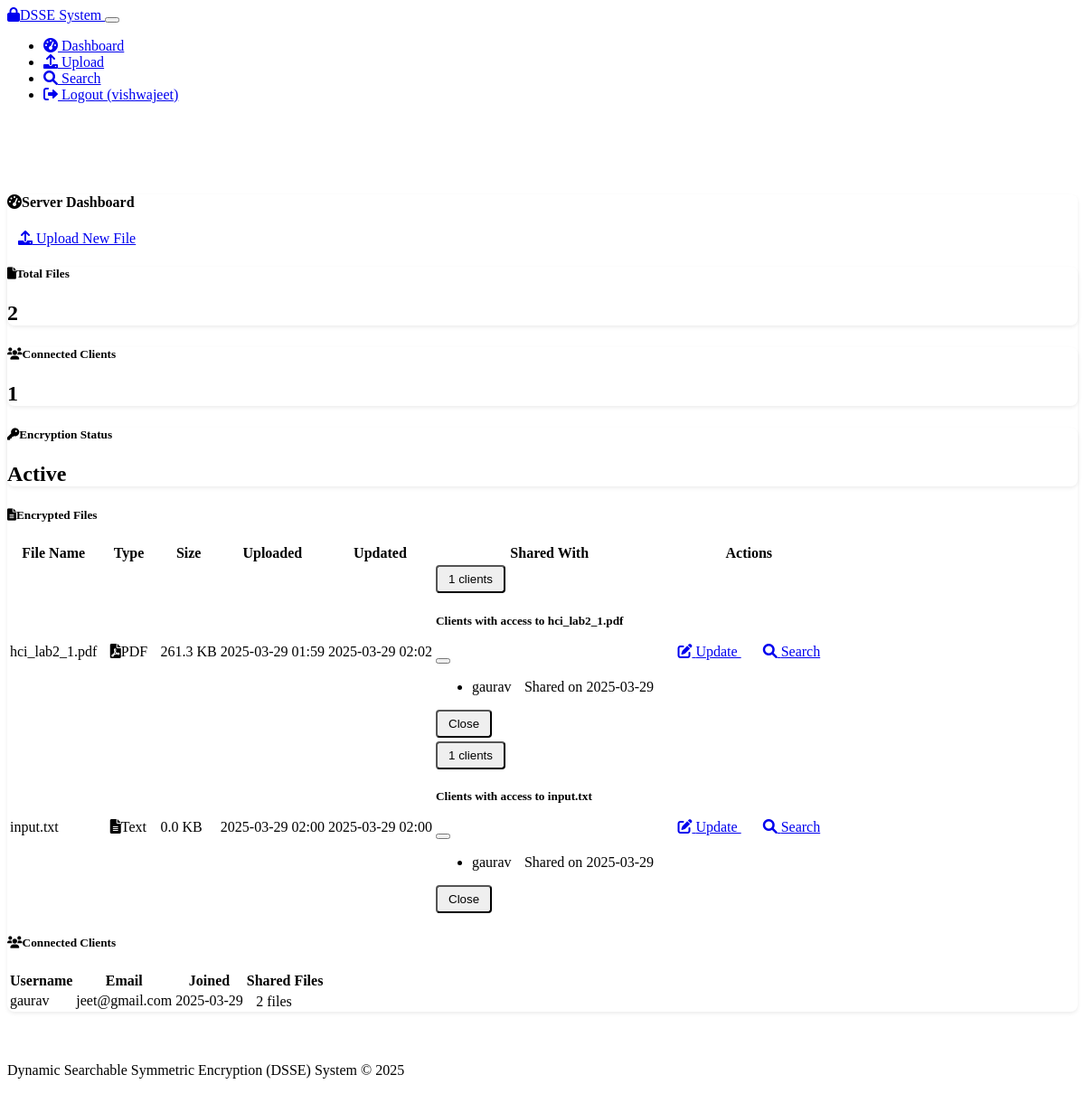
/server/dashboard (signed in), run on the app's committed database.
### models.py (models this page shows, shortened)
class User(UserMixin, db.Model):
    id = db.Column(db.Integer, primary_key=True)
    username = db.Column(db.String(64), unique=True, nullable=False)
    email = db.Column(db.String(120), unique=True, nullable=False)
    password_hash = db.Column(db.String(256), nullable=False)
    is_server = db.Column(db.Boolean, default=False)
    created_at = db.Column(db.DateTime, default=datetime.utcnow)
    uploaded_files = db.relationship('File', backref='uploader', lazy='dynamic',
                                    foreign_keys='File.uploader_id')
    shared_files = db.relationship('FileShare', backref='client', lazy='dynamic')

class File(db.Model):
    id = db.Column(db.Integer, primary_key=True)
    filename = db.Column(db.String(255), nullable=False)
    original_filename = db.Column(db.String(255), nullable=False)
    file_type = db.Column(db.String(50), nullable=False)  # pdf, text, voice
    file_size = db.Column(db.Integer, nullable=False)
    encrypted = db.Column(db.Boolean, default=True)
    uploader_id = db.Column(db.Integer, db.ForeignKey('user.id'), nullable=False)
    uploaded_at = db.Column(db.DateTime, default=datetime.utcnow)
    updated_at = db.Column(db.DateTime, default=datetime.utcnow)
    iv = db.Column(db.LargeBinary, nullable=True)  # Initialization vector
    tag = db.Column(db.LargeBinary, nullable=True)  # Authentication tag
    salt = db.Column(db.LargeBinary, nullable=True)  # Salt for key derivation
    index_data = db.Column(db.Text, nullable=True)  # Encrypted index for search
    shares = db.relationship('FileShare', backref='file', lazy='dynamic')

class FileShare(db.Model):
    id = db.Column(db.Integer, primary_key=True)
    file_id = db.Column(db.Integer, db.ForeignKey('file.id'), nullable=False)
    client_id = db.Column(db.Integer, db.ForeignKey('user.id'), nullable=False)
    shared_at = db.Column(db.DateTime, default=datetime.utcnow)
    is_active = db.Column(db.Boolean, default=True)

### routes.py (the view)
@app.route('/server/dashboard')
@login_required
def server_dashboard():
    if not current_user.is_server:
        flash('Access denied: Server privileges required', 'danger')
        return redirect(url_for('index'))
    files = File.query.filter_by(uploader_id=current_user.id).all()
    clients = User.query.filter_by(is_server=False).all()
    return render_template('server/dashboard.html', files=files, clients=clients)

### app.py (called while the page is built)
@app.context_processor
def inject_datetime():
    from datetime import datetime
    return {'datetime': datetime}

@login_manager.user_loader
def load_user(user_id):
    from models import User
    return User.query.get(int(user_id))

### templates/server/dashboard.html (shortened to what this page needs)
{% extends 'base.html' %}
{% block content %}
<div class="row">
    <div class="col-12">
        <div class="card shadow mb-4">
            <div class="card-header bg-primary text-white d-flex justify-content-between align-items-center">
                <h4 class="card-title mb-0"><i class="fas fa-tachometer-alt me-2"></i>Server Dashboard</h4>
                <a href="{{ url_for('server_upload') }}" class="btn btn-light">
                    <i class="fas fa-upload me-1"></i> Upload New File
                </a>
            </div>
            <div class="card-body">
                <div class="row mb-4">
                    <div class="col-md-4">
                        <div class="card bg-info text-white">
                            <div class="card-body">
                                <h5 class="card-title"><i class="fas fa-file me-2"></i>Total Files</h5>
                                <h2 class="mb-0">{{ files|length }}</h2>
                            </div>
                        </div>
                    </div>
                    <div class="col-md-4">
                        <div class="card bg-success text-white">
                            <div class="card-body">
                                <h5 class="card-title"><i class="fas fa-users me-2"></i>Connected Clients</h5>
                                <h2 class="mb-0">{{ clients|length }}</h2>
                            </div>
                        </div>
                    </div>
                    <div class="col-md-4">
                        <div class="card bg-warning text-dark">
                            <div class="card-body">
                                <h5 class="card-title"><i class="fas fa-key me-2"></i>Encryption Status</h5>
                                <h2 class="mb-0">Active</h2>
                            </div>
                        </div>
                    </div>
                </div>
                <h5 class="mb-3"><i class="fas fa-file-alt me-2"></i>Encrypted Files</h5>
                {% if files %}
                <div class="table-responsive">
                    <table class="table table-striped table-hover">
                        <thead class="table-dark">
                            <tr>
                                <th>File Name</th>
                                <th>Type</th>
                                <th>Size</th>
                                <th>Uploaded</th>
                                <th>Updated</th>
                                <th>Shared With</th>
                                <th>Actions</th>
                            </tr>
                        </thead>
                        <tbody>
                            {% for file in files %}
                            <tr>
                                <td>{{ file.original_filename }}</td>
                                <td>
                                    {% if file.file_type == 'pdf' %}
                                    <span class="badge bg-danger"><i class="fas fa-file-pdf me-1"></i>PDF</span>
                                    {% elif file.file_type in ['mp3', 'wav', 'ogg'] %}
                                    <span class="badge bg-info"><i class="fas fa-file-audio me-1"></i>Audio</span>
                                    {% else %}
                                    <span class="badge bg-secondary"><i class="fas fa-file-alt me-1"></i>Text</span>
                                    {% endif %}
                                </td>
                                <td>{{ (file.file_size / 1024)|round(1) }} KB</td>
                                <td>{{ file.uploaded_at.strftime('%Y-%m-%d %H:%M') }}</td>
                                <td>{{ file.updated_at.strftime('%Y-%m-%d %H:%M') }}</td>
                                <td>
                                    {% if file.shares.count() > 0 %}
                                    <button type="button" class="btn btn-sm btn-secondary" data-bs-toggle="modal" data-bs-target="#sharesModal{{ file.id }}">
                                        {{ file.shares.count() }} clients
                                    </button>
                                    <div class="modal fade" id="sharesModal{{ file.id }}" tabindex="-1" aria-labelledby="sharesModalLabel{{ file.id }}" aria-hidden="true">
                                        <div class="modal-dialog">
                                            <div class="modal-content">
                                                <div class="modal-header">
                                                    <h5 class="modal-title" id="sharesModalLabel{{ file.id }}">Clients with access to {{ file.original_filename }}</h5>
                                                    <button type="button" class="btn-close" data-bs-dismiss="modal" aria-label="Close"></button>
                                                </div>
                                                <div class="modal-body">
                                                    <ul class="list-group">
                                                        {% for share in file.shares %}
                                                        <li class="list-group-item d-flex justify-content-between align-items-center">
                                                            {{ share.client.username }}
                                                            <span class="badge bg-info">Shared on {{ share.shared_at.strftime('%Y-%m-%d') }}</span>
                                                        </li>
                                                        {% endfor %}
                                                    </ul>
                                                </div>
                                                <div class="modal-footer">
                                                    <button type="button" class="btn btn-secondary" data-bs-dismiss="modal">Close</button>
                                                </div>
                                            </div>
                                        </div>
                                    </div>
                                    {% else %}
                                    <span class="badge bg-warning">Not shared</span>
                                    {% endif %}
                                </td>
                                <td>
                                    <div class="btn-group" role="group">
                                        <a href="{{ url_for('server_update', file_id=file.id) }}" class="btn btn-sm btn-primary">
                                            <i class="fas fa-edit"></i> Update
                                        </a>
                                        <a href="{{ url_for('server_search') }}?file_id={{ file.id }}" class="btn btn-sm btn-info">
                                            <i class="fas fa-search"></i> Search
                                        </a>
                                    </div>
                                </td>
                            </tr>
                            {% endfor %}
                        </tbody>
                    </table>
                </div>
                {% else %}
                <div class="alert alert-info">
                    <i class="fas fa-info-circle me-2"></i> No encrypted files uploaded yet.
                    <a href="{{ url_for('server_upload') }}" class="alert-link">Upload your first file</a>.
                </div>
                {% endif %}
                <h5 class="mt-4 mb-3"><i class="fas fa-users me-2"></i>Connected Clients</h5>
                {% if clients %}
                <div class="table-responsive">
                    <table class="table table-striped table-hover">
                        <thead class="table-dark">
                            <tr>
                                <th>Username</th>
                                <th>Email</th>
                                <th>Joined</th>
                                <th>Shared Files</th>
                            </tr>
                        </thead>
                        <tbody>
                            {% for client in clients %}
                            <tr>
                                <td>{{ client.username }}</td>
                                <td>{{ client.email }}</td>
                                <td>{{ client.created_at.strftime('%Y-%m-%d') }}</td>
                                <td>
                                    {% set shared_count = client.shared_files.count() %}
                                    {% if shared_count > 0 %}
                                    <span class="badge bg-success">{{ shared_count }} files</span>
                                    {% else %}
                                    <span class="badge bg-warning">No files</span>
                                    {% endif %}
                                </td>
                            </tr>
                            {% endfor %}
                        </tbody>
                    </table>
                </div>
                {% else %}
                <div class="alert alert-info">
                    <i class="fas fa-info-circle me-2"></i> No clients have registered yet.
                </div>
                {% endif %}
            </div>
        </div>
    </div>
</div>
{% endblock %}

### templates/base.html (shortened to what this page needs)
<!DOCTYPE html>
<html lang="en" data-bs-theme="dark">
<head>
    <link rel="stylesheet" href="https://cdn.replit.com/agent/bootstrap-agent-dark-theme.min.css">
    <link rel="stylesheet" href="https://cdnjs.cloudflare.com/ajax/libs/font-awesome/6.0.0/css/all.min.css">
    <link rel="stylesheet" href="{{ url_for('static', filename='css/custom.css') }}">
</head>
<body>
    <nav class="navbar navbar-expand-lg navbar-dark bg-dark mb-4">
        <div class="container">
            <a class="navbar-brand" href="{{ url_for('index') }}">
                <i class="fas fa-lock me-2"></i>DSSE System
            </a>
            <button class="navbar-toggler" type="button" data-bs-toggle="collapse" data-bs-target="#navbarNav" aria-controls="navbarNav" aria-expanded="false" aria-label="Toggle navigation">
            </button>
            <div class="collapse navbar-collapse" id="navbarNav">
                <ul class="navbar-nav ms-auto">
                    {% if current_user.is_authenticated %}
                        {% if current_user.is_server %}
                            <li class="nav-item">
                                <a class="nav-link {% if request.endpoint == 'server_dashboard' %}active{% endif %}" href="{{ url_for('server_dashboard') }}">
                                    <i class="fas fa-tachometer-alt me-1"></i> Dashboard
                                </a>
                            </li>
                            <li class="nav-item">
                                <a class="nav-link {% if request.endpoint == 'server_upload' %}active{% endif %}" href="{{ url_for('server_upload') }}">
                                    <i class="fas fa-upload me-1"></i> Upload
                                </a>
                            </li>
                            <li class="nav-item">
                                <a class="nav-link {% if request.endpoint == 'server_search' %}active{% endif %}" href="{{ url_for('server_search') }}">
                                    <i class="fas fa-search me-1"></i> Search
                                </a>
                            </li>
                        {% endif %}
                        <li class="nav-item">
                            <a class="nav-link" href="{{ url_for('logout') }}">
                                <i class="fas fa-sign-out-alt me-1"></i> Logout ({{ current_user.username }})
                            </a>
                        </li>
                    {% endif %}
                </ul>
            </div>
        </div>
    </nav>
    <div class="container">
    </div>
    <div class="container">
        {% block content %}{% endblock %}
    </div>
    <footer class="footer mt-5 py-3 bg-dark">
        <div class="container text-center">
            <span class="text-muted">Dynamic Searchable Symmetric Encryption (DSSE) System &copy; {{ datetime.now().year }}</span>
        </div>
    </footer>
</body>
</html>

### static/css/custom.css (style rules this page uses)
.container { padding-bottom: 2rem; }
.card { border-radius: 0.5rem; border: none; box-shadow: 0 0.125rem 0.25rem rgba(0, 0, 0, 0.075); margin-bottom: 1.5rem; }
.card-header { border-radius: 0.5rem 0.5rem 0 0 !important; border-bottom: none; }
.footer { position: relative; bottom: 0; width: 100%; }
.btn { border-radius: 0.25rem; padding: 0.375rem 0.75rem; }
.btn-primary { background-color: var(--bs-primary); border-color: var(--bs-primary); }
.btn-info { background-color: var(--bs-info); border-color: var(--bs-info); }
.table-responsive { border-radius: 0.5rem; overflow: hidden; }
.table { margin-bottom: 0; }
.badge { font-weight: normal; padding: 0.35em 0.65em; }

### data on the page
User: username "vishwajeet"
File: original_filename "hci_lab2_1.pdf", file_type "pdf" (drawn), (file.file_size/1024)|round(1) "261.3", uploaded_at "2025-03-29 01:59", updated_at "2025-03-29 02:02", shares.count "1"
FileShare: client.username "gaurav", shared_at "2025-03-29"
File: original_filename "input.txt", file_type "txt" (drawn), (file.file_size/1024)|round(1) "0.0", uploaded_at "2025-03-29 02:00", updated_at "2025-03-29 02:00", shares.count "1"
FileShare: client.username "gaurav", shared_at "2025-03-29"
User: username "gaurav", email "jeet@gmail.com", created_at "2025-03-29", shared_count "2"

### other printed values
{{ files|length }} "2"
{{ clients|length }} "1"
